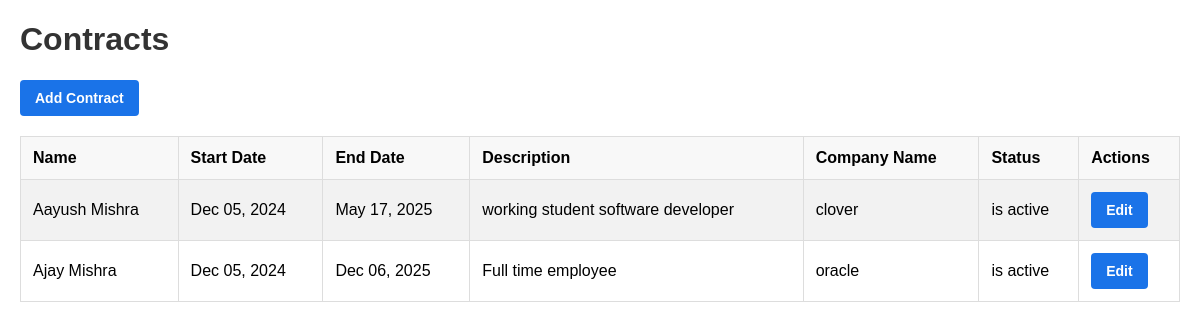
The app's page /contracts/ with its own data.
### contracts/models.py (models this page shows, shortened)
class Contract(models.Model):
    name = models.CharField(max_length=255)
    start_date = models.DateField()
    end_date = models.DateField()
    description = models.TextField()
    company_name = models.CharField(max_length=255)
    status = models.ForeignKey(ContractStatus, on_delete=models.CASCADE)

class ContractStatus(models.Model):
    name = models.CharField(max_length=50, unique=True)
    is_active = models.BooleanField(default=True)

### contracts/views.py (the view)
# urls.py: path('', contract_list, name='contract_list'),
def contract_list(request):
    contracts = Contract.objects.all()
    return render(request, 'contracts/contract_list.html', {'contracts': contracts})

### contracts/templates/contracts/contract_list.html (shortened to what this page needs)
<!DOCTYPE html>
<html>
  <head>
  </head>
  <body>
    <h1>Contracts</h1>
    <a href="{% url 'add_contract' %}" class="btn">Add Contract</a>
    <table>
      <tr>
        <th>Name</th>
        <th>Start Date</th>
        <th>End Date</th>
        <th>Description</th>
        <th>Company Name</th>
        <th>Status</th>
        <th>Actions</th>
      </tr>
      {% for contract in contracts %}
      <tr>
        <td>{{ contract.name }}</td>
        <td>{{ contract.start_date|date:"M d, Y" }}</td>
        <td>{{ contract.end_date|date:"M d, Y" }}</td>
        <td>{{ contract.description }}</td>
        <td>{{ contract.company_name }}</td>
        <td>{{ contract.status.name }}</td>
        <td>
          <a href="{% url 'edit_contract' contract.pk %}" class="btn">Edit</a>
        </td>
      </tr>
      {% endfor %}
    </table>
  </body>
</html>

### contracts/templates/contracts/contract_list.html (style rules this page uses)
body { font-family: Arial, sans-serif; margin: 20px; }
h1 { color: #333; }
a { color: #1a73e8; text-decoration: none; }
table { width: 100%; border-collapse: collapse; margin-top: 20px; }
table, th, td { border: 1px solid #ddd; }
th, td { padding: 12px; text-align: left; }
th { background-color: #f8f8f8; }
tr:nth-child(even) { background-color: #f2f2f2; }
.btn { display: inline-block; padding: 10px 15px; font-size: 14px; font-weight: 600; text-align: center; cursor: pointer; color: #fff; background-color: #1a73e8; border: none; border-radius: 4px; text-decoration: none; }

### records on screen
Contract: name "Aayush Mishra", start_date "Dec 05, 2024", end_date "May 17, 2025", description "working student software developer", company_name "clover", status.name "is active"
Contract: name "Ajay Mishra", start_date "Dec 05, 2024", end_date "Dec 06, 2025", description "Full time employee", company_name "oracle", status.name "is active"
